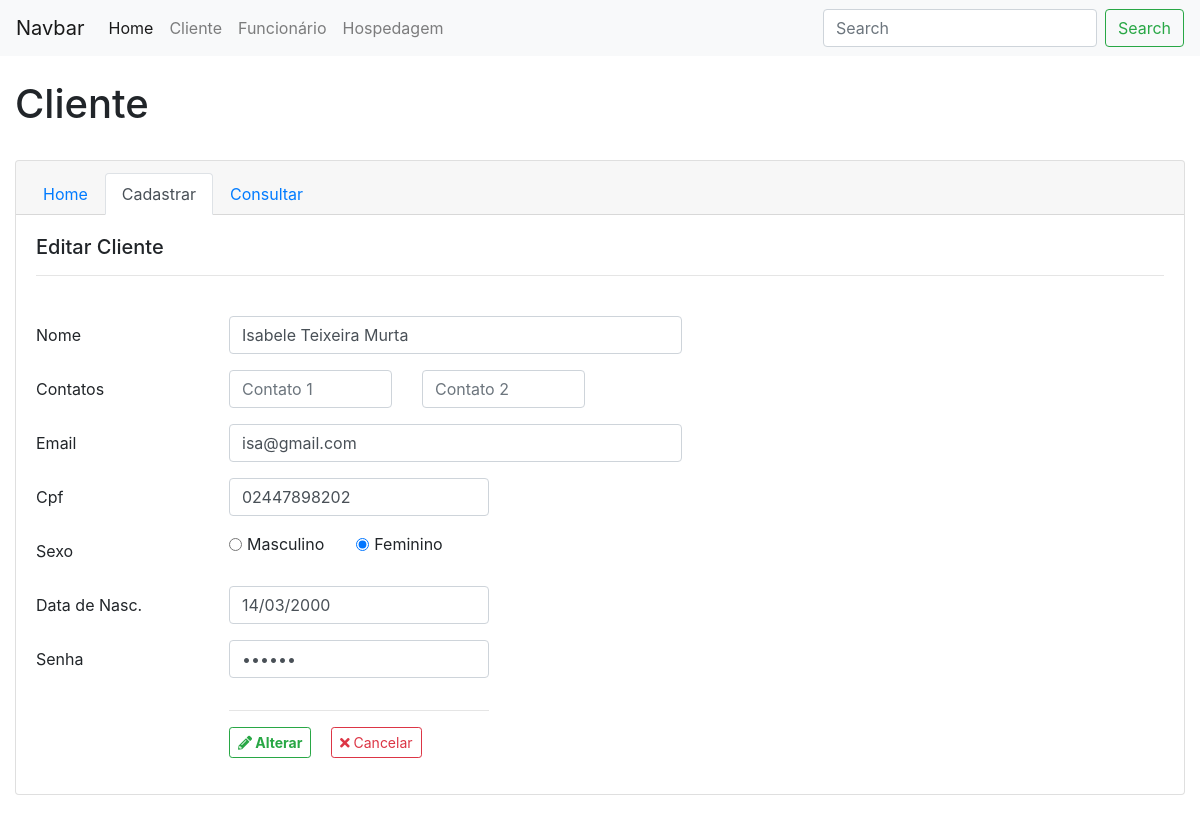
Page /?page=cliente&subp=edit&menup=cadCliente&editUsu=2 on the committed database.
### tables this page shows
CREATE TABLE IF NOT EXISTS `cliente` (
  `id_cliente` int(11) NOT NULL AUTO_INCREMENT,
  `nome` varchar(45) NOT NULL,
  `cpf` varchar(11) NOT NULL,
  `sexo` tinyint(1) NOT NULL,
  `dt_nasc` date NOT NULL,
  `contato1` varchar(11) NOT NULL,
  `contato2` varchar(11) NOT NULL,
  `email` varchar(45) NOT NULL,
  `senha` varchar(45) NOT NULL,
  PRIMARY KEY (`id_cliente`)
);

### system/adm/configBd.php (called while the page is built, shortened)
<?php
class ConfigBd {
    function __construct() {
        $dns = "mysql:host=localhost;dbname=tbls_mb";
        $usuario = "root";
        $senha = "ifpa@123";
        try {
            $con = new PDO($dns, $usuario, $senha);
            $con->setAttribute(PDO::ATTR_ERRMODE, PDO::ERRMODE_EXCEPTION);
            $conecta = $con;
        } catch (PDOException $e) {
            $conecta = $e->getMessage();
            print($conecta);
        }
        return $conecta;
    }
    public function dtBr($data, $dtBr = false, $hr = false) {
        if (!$dtBr) {
            $dt = explode("/", $data);
            $dtResult = implode("-", array_reverse($dt));
        } else {
            $dtHr = explode(" ", $data);
            $dt = explode("-", $dtHr[0]);
            $dtResult = implode("/", array_reverse($dt));
        }
        return $dtResult;
    }
}

### controller.php (called while the page is built, shortened)
<?php
require_once './system/adm/configBd.php';
require_once './system/adm/configPage.php';
$configPage = new ConfigPage();
if (isset($_GET['page'])) {
    $bdMb = new $classPage();
    if (isset($_GET['menup']) && $_GET['subp'] == 'edit') {
        $bdMb->setSelect($_GET['editUsu']);
        $editConsulta = $bdMb->getSelect();
    }
}

### system/adm/tblCliente.php (called while the page is built, shortened)
<?php
class TblCliente extends ConfigBd {
    private $stmt;
    private $selectCliente;
    public function __construct() {
        $this->stmt = parent::__construct();
    }
    function getSelect() {
        return $this->selectCliente;
    }
    function setSelect($idCliente = NULL) {
        if (!empty($idCliente)) {
            $this->selectCliente = $this->stmt->query("SELECT * FROM cliente WHERE id_cliente = $idCliente")->fetch(PDO::FETCH_ASSOC);
        } else {
            $this->selectCliente = $this->stmt->query("SELECT id_cliente, nome, cpf, email, dt_nasc, contato1 FROM cliente ORDER BY nome ASC;")->fetchALL();
        }
    }
}

### system/adm/configPage.php (called while the page is built, shortened)
<?php
class configPage {
    function setLinkMenu($page, $subp = null, $menup = null, $pageAcao = null, $acao = null, $usu = null) {
        $linkSubp = !empty($subp) ? "&subp=$subp" : null;
        $linkMenup = !empty($menup) ? "&menup=$menup" : null;
        $linkPageAcao = !empty($pageAcao) ? "&$pageAcao=$acao" : null;
        $linkUsu = !empty($usu) ? "&usid=$usu" : null;
        $link = "?page=$page" . $linkSubp . $linkMenup . $linkPageAcao . $linkUsu;
        return $link;
    }
}

### system/layout/cliente/cadCliente.php (the view, shortened to what this page needs)
<h5> <?php echo (isset($editConsulta)) ? 'Editar' : 'Cadastrar' ?> Cliente </h5>
<hr/>
<br/>
<form action="" method="post">
    <div class="form-group row">
        <label for="formClienteNome" class="col-sm-2 col-form-label">Nome</label>
        <div class="col-sm-5">
            <input type="text" class="form-control" name="formClienteNome" id="formClienteNome" value="<?php echo isset($editConsulta) ? $editConsulta['nome'] : '' ?>">
        </div>
    </div>
    <div class="form-group row">
        <label for="formClienteContato1" class="col-sm-2 col-form-label">Contatos</label>
        <div class="col-sm-2">
            <input type="text" class="form-control" name="formClienteContato1" id="formClienteContato1" value="<?php echo isset($editConsulta) ? $editConsulta['contato1'] : '' ?>" placeholder="Contato 1">
        </div>
        <div class="col-sm-2">
            <input type="text" class="form-control" name="formClienteContato2" id="formClienteContato2" value="<?php echo isset($editConsulta) ? $editConsulta['contato2'] : '' ?>"  placeholder="Contato 2">
        </div>
    </div>
    <div class="form-group row">
        <label for="formClienteEmail" class="col-sm-2 col-form-label">Email</label>
        <div class="col-sm-5">
            <input type="text" class="form-control" name="formClienteEmail" id="formClienteEmail" value="<?php echo isset($editConsulta) ? $editConsulta['email'] : '' ?>">
        </div>
    </div>
    <div class="form-group row">
        <label for="formClienteCpf" class="col-sm-2 col-form-label">Cpf</label>
        <div class="col-sm-3">
            <input type="text" class="form-control" name="formClienteCpf" id="formClienteCpf" value="<?php echo isset($editConsulta) ? $editConsulta['cpf'] : '' ?>">
        </div>
    </div>
    <div class="form-group row">
        <label for="formClienteSexo" class="col-sm-2 col-form-label">Sexo</label>
        <div class="col-sm-6">
            <div class="form-check form-check-inline">
                <input class="form-check-input" type="radio" name="formClienteSexo" id="formClienteSexo1" value="1" <?php echo isset($editConsulta) && $editConsulta['sexo'] == 1 ? "checked" : '' ?>><label class="form-check-label" for="formClienteSexo1">Masculino</label>&emsp;&emsp;
                <input class="form-check-input" type="radio" name="formClienteSexo" id="formClienteSexo0" value="0" <?php echo isset($editConsulta) && $editConsulta['sexo'] == 0 ? "checked" : '' ?>><label class="form-check-label" for="formClienteSexo0">Feminino</label>
            </div>
        </div>
    </div>
    <div class="form-group row">
        <label for="formClienteDtNasc" class="col-sm-2 col-form-label">Data de Nasc.</label>
        <div class="col-sm-3">
            <input type="text" class="form-control" name="formClienteDtNasc" id="formClienteDtNasc" value="<?php echo isset($editConsulta) ? $bdMb->dtBr($editConsulta['dt_nasc'], true) : '' ?>">
        </div>
    </div>
    <div class="form-group row">
        <label for="formClienteSenha" class="col-sm-2 col-form-label">Senha</label>
        <div class="col-sm-3">
            <input type="password" class="form-control" name="formClienteSenha" id="formClienteSenha" value="<?php echo isset($editConsulta) ? $editConsulta['senha'] : '' ?>">
        </div>
    </div>
    <div class="form-group row">
        <label class="col-sm-2 col-form-label"></label>
        <div class="col-sm-3">
            <hr/>
            <?php if (isset($editConsulta)): ?>
                <button type="submit" class="btn btn-sm btn-outline-success" name="formUp" value="<?php echo $editConsulta['id_cliente'] ?>" style="margin-right: 15px"><strong><i class="fas fa-pencil-alt"></i> Alterar</strong></button>
                <a href="<?php echo $configPage->setLinkMenu('cliente', 'cliente', 'consulta') ?>" class="btn btn-sm btn-outline-danger" ><i class="fas fa-times"></i> Cancelar</a>
            <?php endif; ?>
        </div>
    </div>
</form>

### system/css/newcss.css (style rules this page uses)
body { background-color:#ffffff }

### rows in the picture
cliente: formClienteNome "Isabele Teixeira Murta", formClienteEmail "isa@gmail.com", formClienteCpf "02447898202", sexo "☐ Masculino", sexo "☑ Feminino", formClienteDtNasc "14/03/2000"
